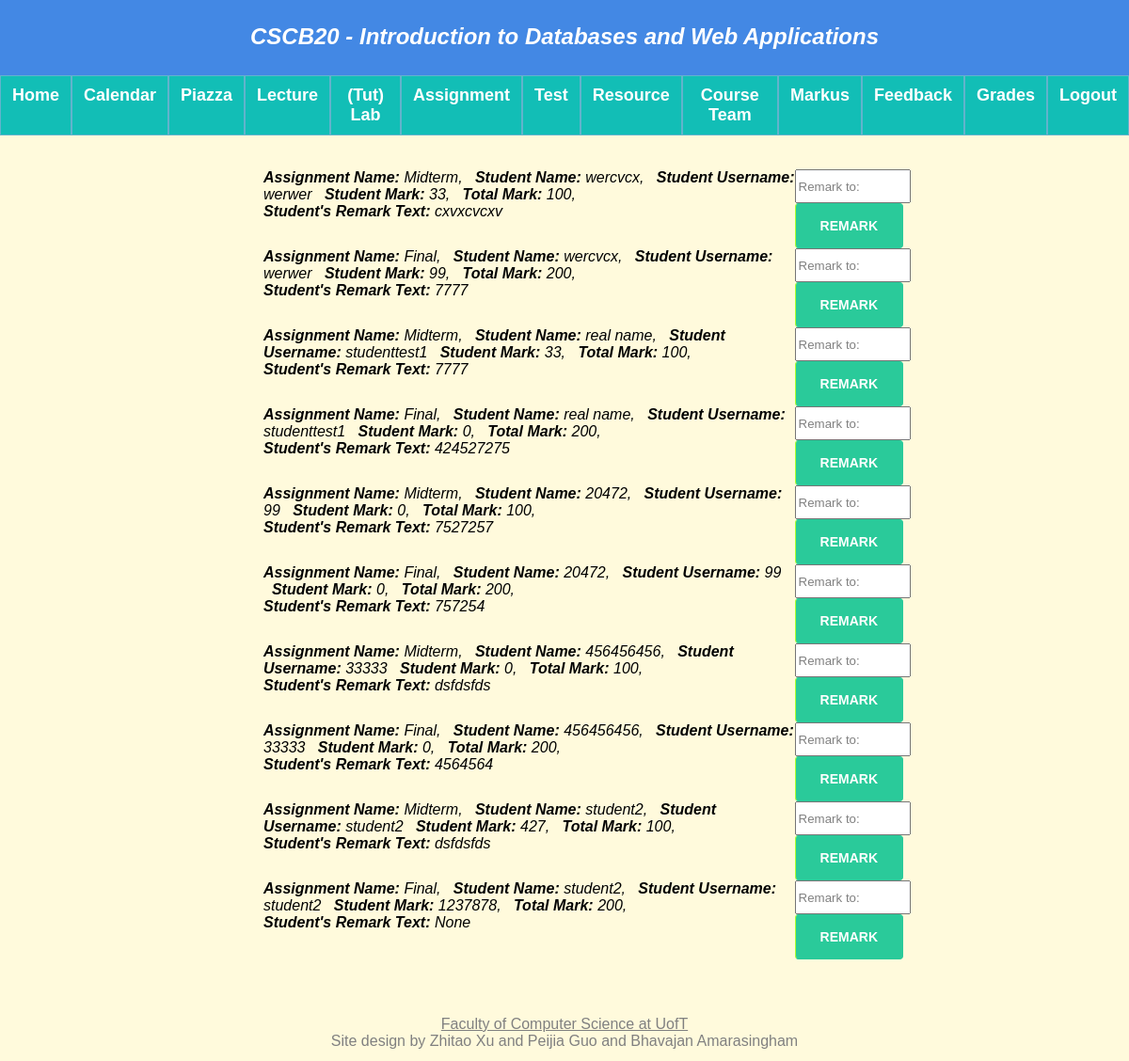
/teacherGrade (signed in), run on an earlier commit of the app's database.
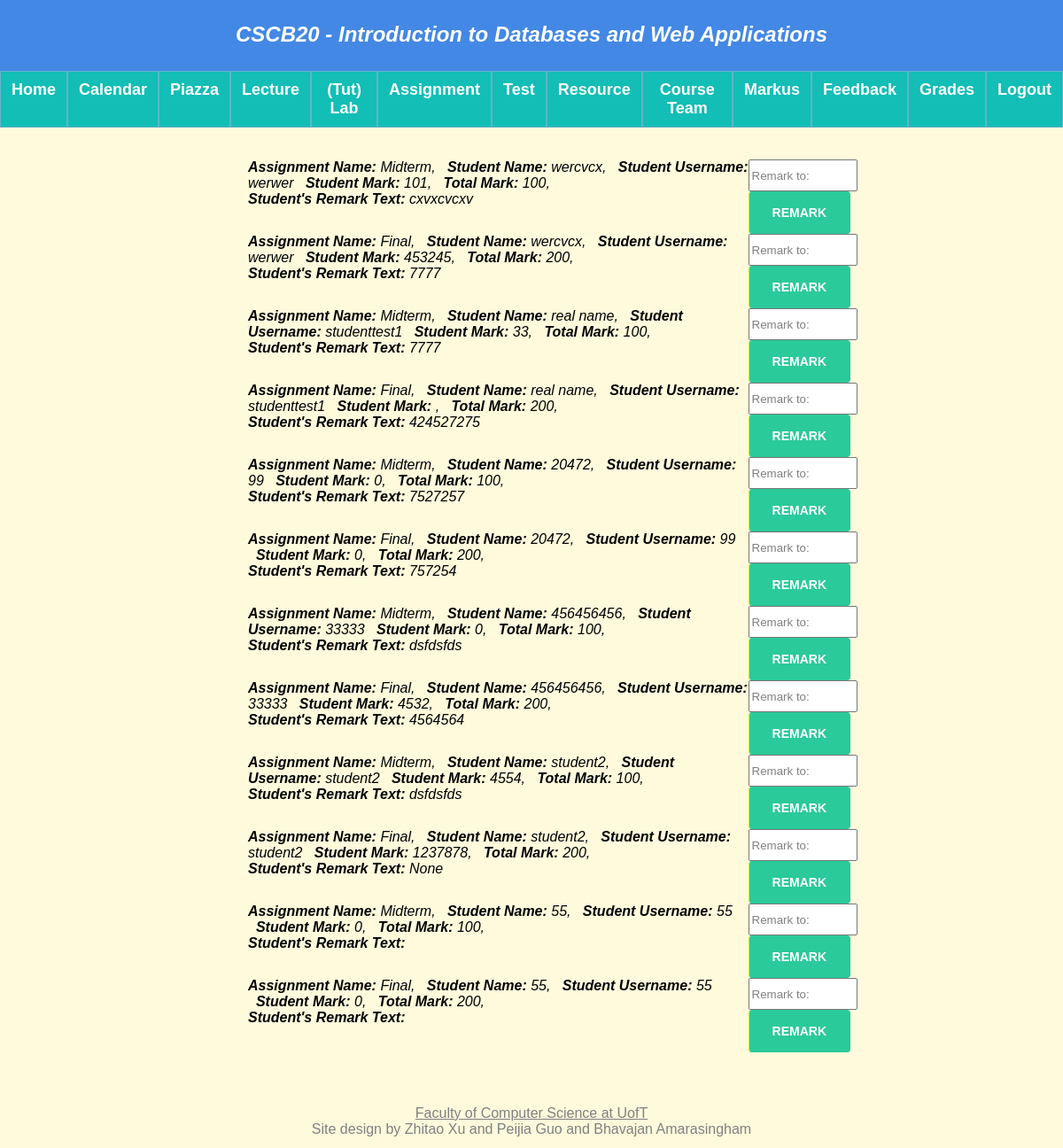
And on a later commit of the database.
### app.py (models this page shows, shortened)
class Evaluation(db.Model):
    __tablename__ = 'Evaluation'
    eid = db.Column(db.Integer, primary_key = True)
    stuMark = db.Column(db.Integer)
    remarkText = db.Column(db.String(200))
    student_username = db.Column(db.String(20), db.ForeignKey('Person.username'), nullable = False)
    typeName = db.Column(db.String(20), db.ForeignKey('Assignment.assignment_name'), nullable = False)
    total_mark = db.Column(db.Integer, db.ForeignKey('Assignment.total_mark'), nullable = False)
    stuName = db.Column(db.String(20), db.ForeignKey('Person.name'), nullable = False)

### app.py (the view, shortened to what this page needs)
@app.route("/teacherGrade", methods = ['GET', 'POST'])
def teacherGrade():
    get_student_marks = query_all_student_marks()
    if request.method == 'GET':
        return render_template("teacherGrade.html", query_all_student_mark = get_student_marks)

### app.py (called while the page is built)
def query_all_student_marks():
    student_marks = db.session.query(Evaluation)
    return student_marks

### templates/teacherGrade.html (shortened to what this page needs)
{% extends "template.html" %}
{% block content %}
{% if not session.name %}
<p>Access Denied</p>
{% else %}
    {% if session.type == 1 %}
    <div class = "grade">
        <ul>
            {% for Evaluations in query_all_student_mark %}
            <li class = "container_li">
                <div class ="li_flex">
                    <strong>Assignment Name: </strong>{{ Evaluations.typeName }},
                    &nbsp&nbsp<strong>Student Name: </strong>{{ Evaluations.stuName }},
                    &nbsp&nbsp<strong>Student Username: </strong>{{ Evaluations.student_username }}
                    &nbsp&nbsp<strong>Student Mark: </strong>{{ Evaluations.stuMark }},
                    &nbsp&nbsp<strong>Total Mark: </strong>{{ Evaluations.total_mark }},
                    <br>
                    <strong>Student's Remark Text: </strong>{{ Evaluations.remarkText }}
                </div>
                <form class = "teacher_grade_css"action="http://127.0.0.1:5000/teacherGrade" method = "post">
                    <input class = "grade_input" name="stuMark" placeholder="Remark to:"></input>
                    <button type="Remark">Remark</button>
                </form>
            </li>
            {% endfor %}
        </ul>
    </div>
    {% else %}
    <p>Access Denied</p>
    {% endif %}
{% endif %}
{% endblock %}

### templates/template.html (shortened to what this page needs)
<!DOCTYPE html>
<html lang="en" dir="ltr">
<head>
    <link rel="stylesheet" type="text/css" href="../static/style.css" />
</head>
<body>
    <div class="container">
        <div class="heading">
            <p>CSCB20 - Introduction to Databases and Web Applications</p>
        </div>
        <div class="leftNavigation">
            <ul>
                {% if session.name %}
                    <h3><a href="{{ url_for('home') }}">Home</a></h3>
                    <h3><a href="{{ url_for('calender')}}">Calendar</a></h3>
                    <h3><a href="https://piazza.com/utoronto.ca">Piazza</a></h3>
                    <h3><a href="{{ url_for('lecture')}}">Lecture</a></h3>
                    <h3><a href="{{ url_for('tut')}}">(Tut) Lab</a></h3>
                    <h3><a href="{{ url_for('assignment')}}">Assignment</a></h3>
                    <h3><a href="{{ url_for('test')}}">Test</a></h3>
                    <h3><a href="{{ url_for('resource')}}">Resource</a></h3>
                    <h3><a href="{{ url_for('courseteam')}}">Course Team</a></h3>
                    <h3><a href="https://markus.utsc.utoronto.ca/">Markus</a></h3>
                    {% if session.type == 0 %}
                        <h3><a href="{{ url_for('anonfeedback') }}">Anon Feedback</a></h3>
                        <h3><a href="{{ url_for('evaluation') }}">Evaluation</a></h3>
                    {% else %}
                        <h3><a href="{{ url_for('feedback') }}">Feedback</a></h3>
                        <h3><a href="{{ url_for('teacherGrade') }}">Grades</a></h3>
                    {% endif %}
                <h3><a href="{{ url_for('logout') }}">Logout</a></h3>
                {% else %}
                <h3><a href="{{ url_for('home') }}">Home</a></h3>
                <h3><a href="{{ url_for('login') }}">Login</a></h3>
                <h3><a href="{{ url_for('register') }}">Register</a></h3>
                {% endif %}
            </ul>
        </div>
        <div class="content">
            {% block content %}
            {% endblock %}
        </div>
        <div class="footer">
            <p><a href="https://web.cs.toronto.edu/people/faculty-directory" target="_blank">Faculty of Computer Science
                    at
                    UofT</a><br>Site design by Zhitao Xu and Peijia Guo and Bhavajan Amarasingham</p>
        </div>
    </div>
</body>
</html>

### static/style.css (style rules this page uses)
@media (min-width: 975px) { body { background-image: url(./sub/a14.jpg); background-repeat: no-repeat; background-size: cover; background-color: #fffadc; color: #000000; font-family: Geneva, Arial, Helvetica, sans-serif; align-items: center; } }
@media (min-width: 975px) { h3, h4 { color: #003366; font-size: large; font-style: normal; font-weight: bold; font-variant: normal; } }
@media (min-width: 975px) { a { color: #9999cc; } }
@media (min-width: 975px) { * { margin: 0%; } }
@media (min-width: 975px) { .container { display: flex; flex-flow: row wrap; } }
@media (min-width: 975px) { .heading { color: #FFFFFF; background-color: #4388e4; height: 35px; width: 100%; top: 0px; padding-top: 25px; padding-bottom: 20px; font-variant: normal; text-align: center; vertical-align: middle; font-size: x-large; font-weight: bold; font-style: oblique; margin-bottom: 0%; flex: 1 100%; } }
@media (min-width: 975px) { .leftNavigation { justify-content: center; flex-grow: 1; flex: 100%; } }
@media (min-width: 975px) { .leftNavigation ul { width: 100%; display: flex; flex-wrap: nowrap; list-style-type: none; text-align: middle; padding: 0; overflow: hidden; background-color: rgb(98, 179, 204); margin-bottom: 2%; } }
@media (min-width: 975px) { .leftNavigation h3 { background-color: #12beb6; flex: auto; float: left; margin: 1px; } }
@media (min-width: 975px) { .leftNavigation h3 a { display: block; color: rgb(29, 18, 18); text-align: center; padding: 10px 12px; text-decoration: none; } }
@media (min-width: 975px) { .leftNavigation a { text-decoration: none; } }
@media (min-width: 975px) { .leftNavigation a:link { color: #FFFFFF; } }
@media (min-width: 975px) { .content { flex: 1 100%; justify-content: center; margin-top: 1%; margin-left: 20%; margin-right: 20%; } }
@media (min-width: 975px) { li { font-size: 16px; } }
@media (min-width: 975px) { .footer { margin-top: 5%; margin-bottom: 1%; flex: 1 100%; text-align: center; font-size: 16px; color: grey; font-family: sans-serif; } }
@media (min-width: 975px) { .footer a { font-size: 16px; color: grey; font-family: sans-serif; } }
@media (min-width: 975px) { .container_li { display: flex; flex-flow: row wrap; } }
@media (min-width: 975px) { .li_flex { flex: 5; font-style: italic; } }
@media (min-width: 975px) { .teacher_grade_css { flex: 1; } }
@media (min-width: 975px) { .grade_input { height: 30px; width: 100%; } }
@media (min-width: 975px) { .grade_input::placeholder { color: rgb(128, 128, 128); } }
@media (min-width: 975px) { .teacher_grade_css button { font-size: 14px; font-weight: 600; background-color: rgb(42, 202, 154); border-radius: 4px; } }
@media (min-width: 975px) { input::placeholder { color: rgb(43, 37, 37); } }
@media (min-width: 975px) { button { font-size: 16px; font-weight: 600; text-transform: uppercase; padding: 15px 26px; color: #FFF; background-color: rgb(42, 202, 154); border-radius: 4px; border: 1px solid rgb(42, 202, 154); border-left-style: solid; border-left-color: greenyellow; text-align: center; width: 100%; } }

What changed in the data, as far as the page shows it:
changed Evaluation "cxvxcvcxv": stuMark "33" → "101"
changed Evaluation (number 2 of 12 on the later page): stuMark "99" → "453245"
changed Evaluation (number 4 of 12 on the later page): stuMark "0" → (not shown)
changed Evaluation (number 8 of 12 on the later page): stuMark "0" → "4532"
changed Evaluation (number 9 of 12 on the later page): stuMark "427" → "4554"
added Evaluation: typeName "Midterm", stuName "55", student_username "55", stuMark "0", total_mark "100"
added Evaluation: typeName "Final", stuName "55", student_username "55", stuMark "0", total_mark "200"
